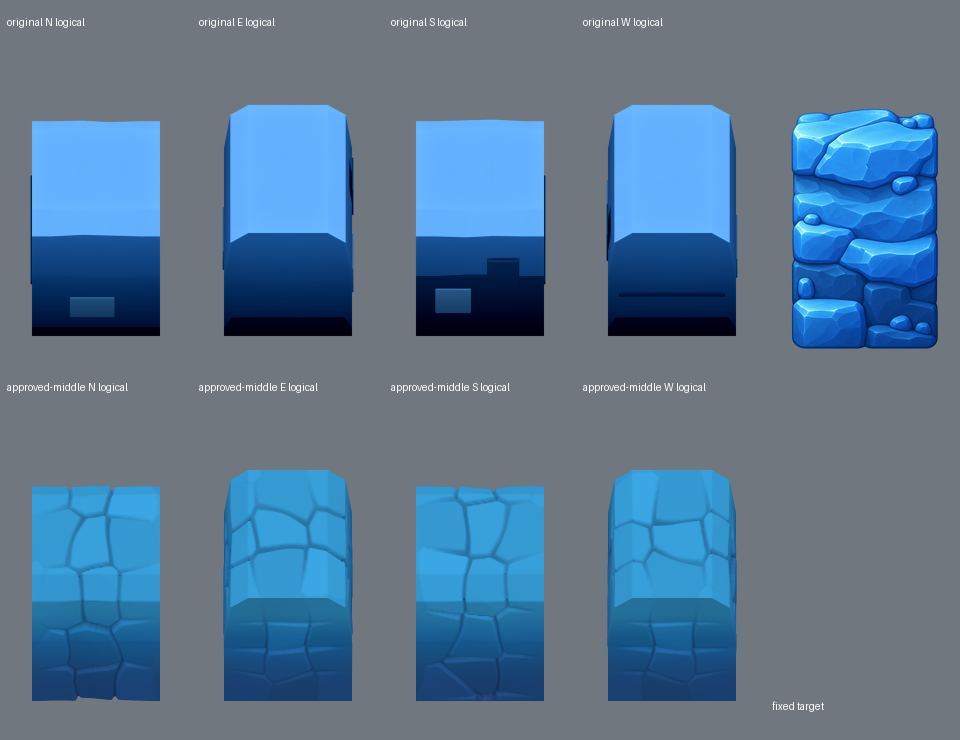
#> input picture prototypes/sushi-loop/assets/refinement/objects/rock-wall-edge/reviews/initial-logical-comparison.png, 960 x 740 px, given in place of native-static-N.png, which was not available
$ python measure-round-01.py
#> lines starting #> are read from the running program, lines starting #| are printed output that depends on the picture; after the words box and inside, x2 and y2 are one past the last pixel; in counts of white or black regions, pixels touching at a corner belong together; pictures that were not available may be replaced by others from this repository, and a replacement may not be noted
from pathlib import Path
from PIL import Image,ImageDraw
import numpy as np,json,hashlib,math
B=Path(__file__).resolve().parents[1];O=B/'candidates/round-01';C=O/'consumer'
def sha(p):return hashlib.sha256(p.read_bytes()).hexdigest()
def arr(p):return np.asarray(Image.open(p).convert('RGBA'))
def comp(a,bg=(128,128,128)):
 f=a[...,3:4]/255;return a[...,:3]*f+np.array(bg)*(1-f)
def stats(d,m=None):
 v=d if m is None else d[m]
 if not v.size:return {'pixels':0,'max':0,'mean':0,'p99':0,'pixelsOver5':0}
 v=v.reshape(-1,v.shape[-1]);return {'pixels':int(len(v)),'max':float(v.max()),'mean':float(v.mean()),'p99':float(np.percentile(v,99)),'pixelsOver5':int(np.count_nonzero(v.max(axis=1)>5))}
profile=[[-.5,0],[.5,0],[.5,.67],[.45,1.04],[.31,1.15],[-.31,1.15],[-.45,1.04],[-.5,.67]]
def maskFor(d,pitch,phase,shape):
 m=Image.new('1',(shape[1],shape[0]),0);dr=ImageDraw.Draw(m);sc=pitch/128;px,py=phase
 for cut in [-.5,.5]:
  ps=[]
  for y,z in profile:
   wx,wy={'S':(cut,y),'N':(-cut,-y),'E':(-y,cut),'W':(y,-cut)}[d];ps.append(((224+128*wx)*sc+px,(384-128*wy-89.6*z)*sc+py))
  if d in 'NS':
   x=ps[0][0];ys=[p[1] for p in ps];dr.rectangle((math.floor(x)-1,math.ceil(min(ys))+2,math.floor(x)+1,math.floor(max(ys))-2),fill=1)
  else:dr.polygon(ps,fill=1)
 return np.asarray(m).astype(bool)
# Exact native independently captured mixed assembly, roots at -1/0/+1 cells.
native={}
for d in 'NESW':
 output=Image.new('RGBA',(1792,2432));vertical=d in 'EW';sign={'S':1,'N':-1,'E':-1,'W':1}[d]
#> after `output = Image.new('RGBA', (1792, 2432))`: output: PIL image 1792x2432 RGBA; every value is 0
 for i in sorted([-1,0,1],reverse=(sign<0 and vertical)):
  f=O/f'native-static-{d}.png' if i==0 else O/'middle-replay'/f'native-static-{d}.png'
  im=Image.open(f).convert('RGBA');dx=0 if vertical else i*512*sign;dy=i*512*sign if vertical else 0;output.alpha_composite(im,(896+dx-384,1536+dy-1024))
#> after `output.alpha_composite(im, (896 + dx - 384, 1536 + dy - 1024))`:
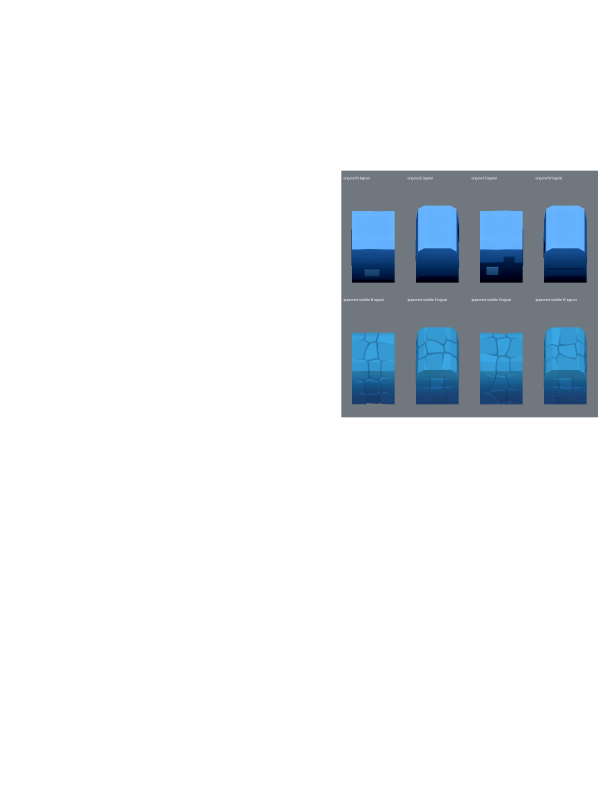
#> output: PIL image 1792x2432 RGBA (shown at 1/3 size); mean R, G, B, A 11.4, 15.5, 19, 33.3; transparent parts drawn white
 output.save(O/f'independent-native-{d}.png');a=np.asarray(output);b=arr(O/f'connected-native-{d}.png');m=maskFor(d,512,[0,0],a.shape);native[d]={'whole':stats(abs(comp(a)-comp(b))),'projectedBothJoinRegion':stats(abs(comp(a)-comp(b)),m),'alphaMax':int(abs(a[...,3].astype(int)-b[...,3].astype(int)).max())}
#> after `output.save(O / f'independent-native-{d}.png')`:
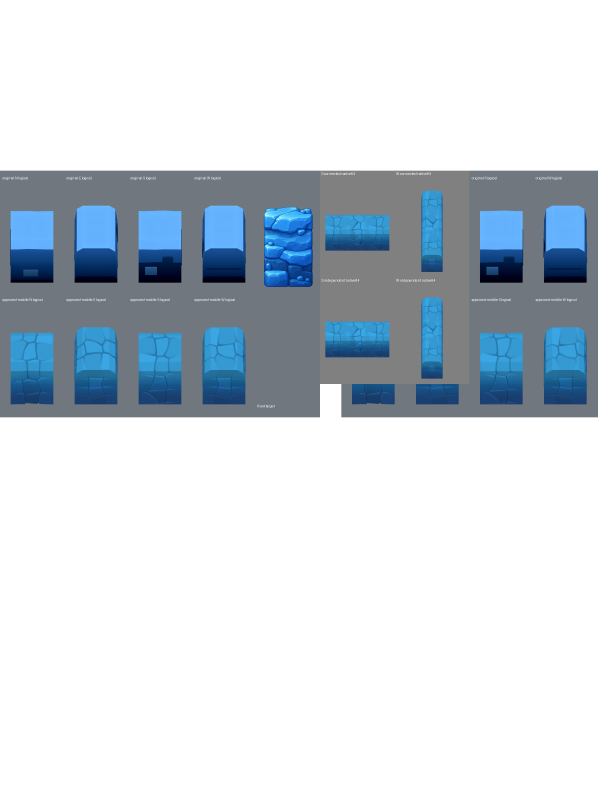
#> saved as independent-native-N.png: PIL image 1792x2432 RGBA (shown at 1/3 size); mean R, G, B, A 27.8, 36.3, 43.6, 77.2; transparent parts drawn white
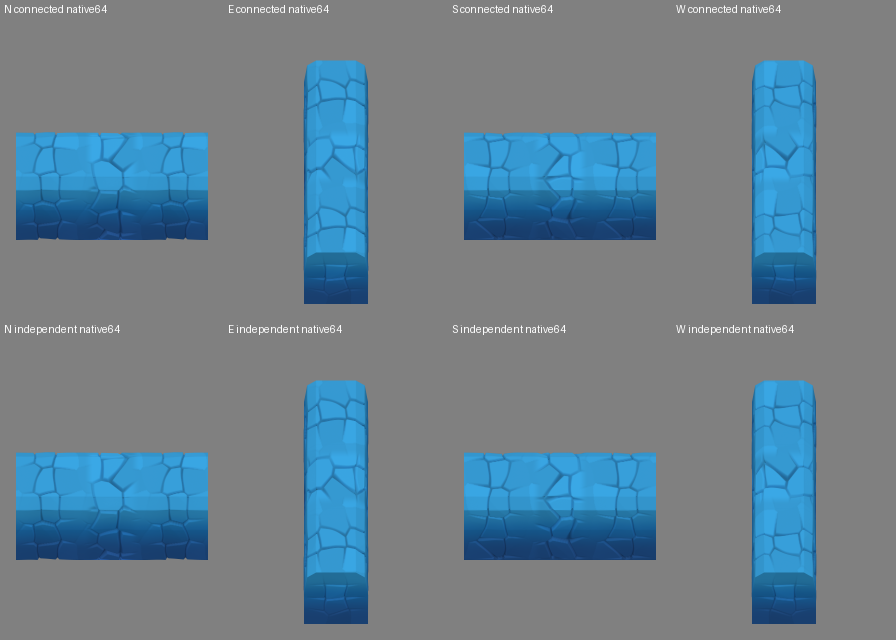
#> input picture prototypes/sushi-loop/assets/refinement/objects/rock-wall-edge/reviews/round01-native-assemblies.png, 896 x 640 px, given in place of connected-native-N.png, which was not available
#> in maskFor, `m = Image.new('1', (shape[1], shape[0]), 0)`: m: PIL image 1792x2432 1; every value is 0
#> in maskFor, `return np.asarray(m).astype(bool)`:
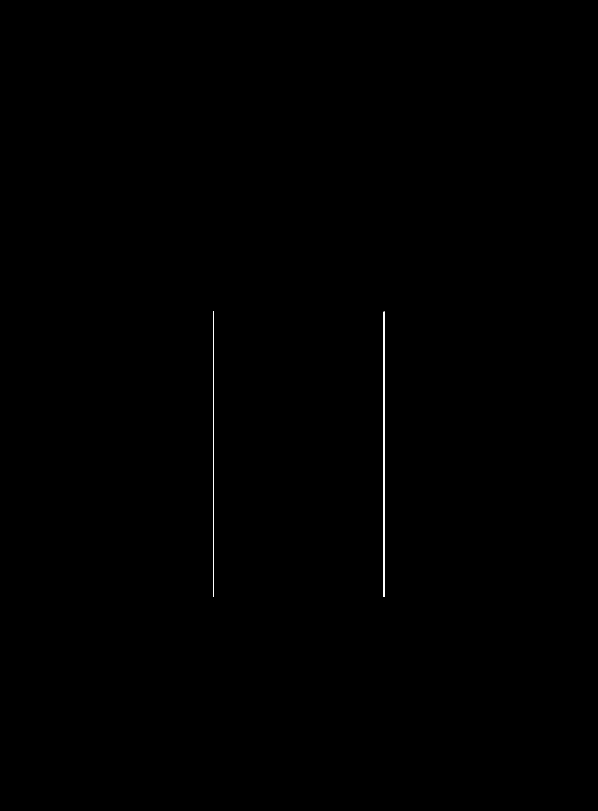
#> returned value: shape (2432, 1792) bool (shown at 1/3 size); 0.12% white; 2 white regions, box (x1, y1, x2, y2) and area: (639, 935, 642, 1791) 2568, (1151, 935, 1154, 1791) 2568
#> in comp, `f = a[..., 3:4] / 255`:
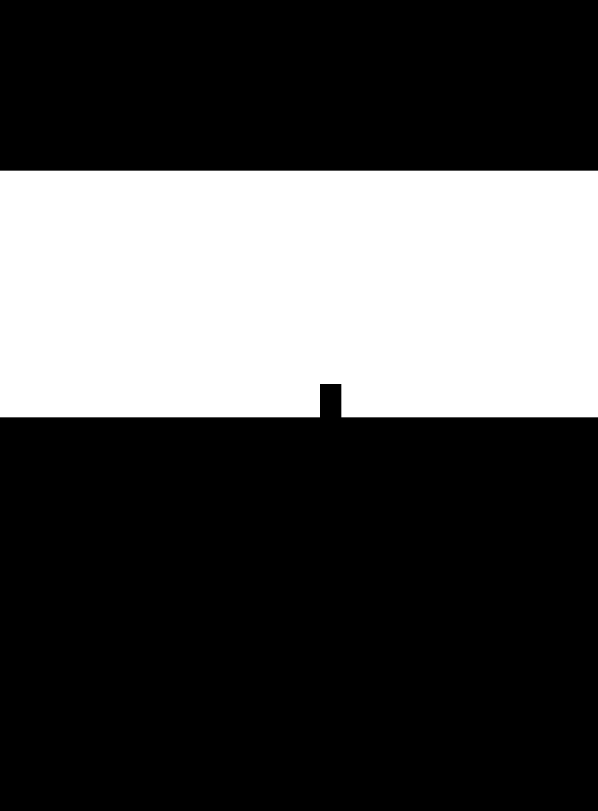
#> f: shape (2432, 1792, 1) float64 (shown at 1/3 size); values 0 (black) and 1 (white), 30.3% white; 1 white region, box (x1, y1, x2, y2) and area: (0, 512, 1792, 1252) 1319680
#> in comp, `return a[..., :3] * f + np.array(bg) * (1 - f)`:
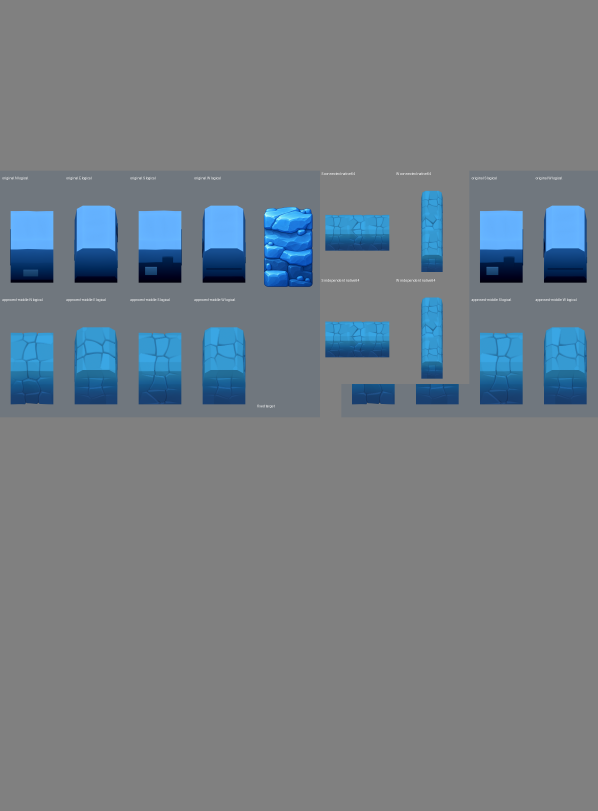
#> returned value: shape (2432, 1792, 3) float64 (shown at 1/3 size); mean of channels 0, 1, 2 117, 125.6, 132.9; drawn as R, G, B
#> in comp (call 2), `f = a[..., 3:4] / 255`: f: shape (640, 896, 1) float64; every value is 1
#> (the run stopped early here; a loop or call above may not have finished)
